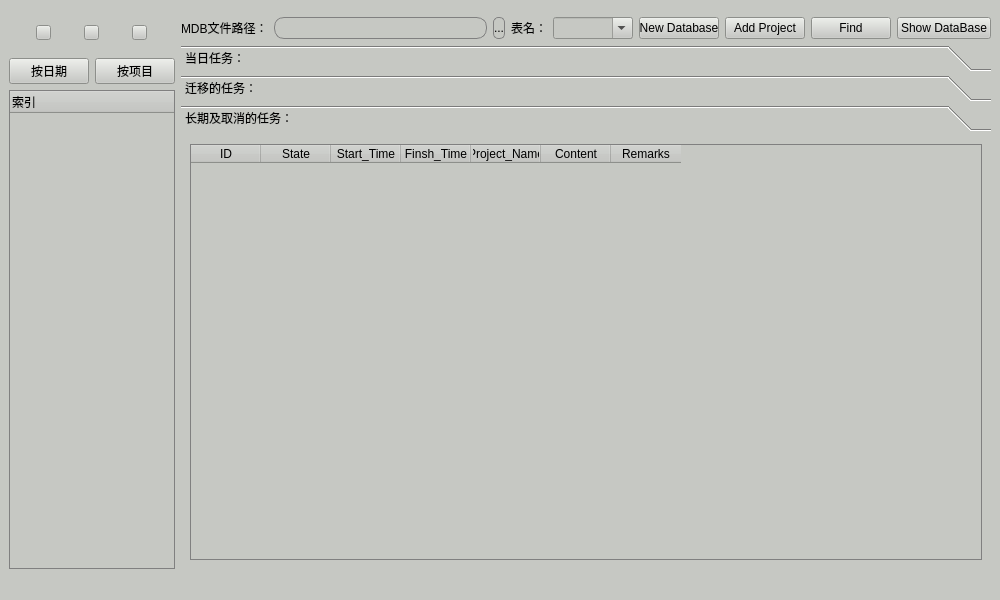
<?xml version="1.0" encoding="UTF-8"?>
<ui version="4.0">
 <class>MainWindow</class>
 <widget class="QMainWindow" name="MainWindow">
  <property name="geometry">
   <rect>
    <x>0</x>
    <y>0</y>
    <width>1000</width>
    <height>600</height>
   </rect>
  </property>
  <property name="minimumSize">
   <size>
    <width>800</width>
    <height>600</height>
   </size>
  </property>
  <property name="contextMenuPolicy">
   <enum>Qt::CustomContextMenu</enum>
  </property>
  <property name="windowTitle">
   <string>MainWindow</string>
  </property>
  <property name="autoFillBackground">
   <bool>false</bool>
  </property>
  <property name="styleSheet">
   <string notr="true">background-color: rgb(198, 200, 195);

</string>
  </property>
  <widget class="QWidget" name="centralwidget">
   <layout class="QGridLayout" name="gridLayout_7">
    <item row="0" column="0">
     <layout class="QHBoxLayout" name="horizontalLayout_5">
      <property name="topMargin">
       <number>8</number>
      </property>
      <item>
       <layout class="QGridLayout" name="gridLayout_5">
        <item row="0" column="0">
         <layout class="QGridLayout" name="gridLayout_6">
          <property name="topMargin">
           <number>8</number>
          </property>
          <property name="bottomMargin">
           <number>12</number>
          </property>
          <item row="0" column="0">
           <widget class="QPushButton" name="pushButton_3">
            <property name="maximumSize">
             <size>
              <width>15</width>
              <height>15</height>
             </size>
            </property>
            <property name="baseSize">
             <size>
              <width>0</width>
              <height>0</height>
             </size>
            </property>
            <property name="styleSheet">
             <string notr="true">background:#6DDF6D;
border-radius:5px;
hover{background:green;}</string>
            </property>
            <property name="text">
             <string/>
            </property>
           </widget>
          </item>
          <item row="0" column="1">
           <widget class="QPushButton" name="pushButton_4">
            <property name="maximumSize">
             <size>
              <width>15</width>
              <height>15</height>
             </size>
            </property>
            <property name="styleSheet">
             <string notr="true">background:#F7D674;
border-radius:5px;
hover{background:yellow;}</string>
            </property>
            <property name="text">
             <string/>
            </property>
           </widget>
          </item>
          <item row="0" column="2">
           <widget class="QPushButton" name="pushButton_2">
            <property name="maximumSize">
             <size>
              <width>15</width>
              <height>15</height>
             </size>
            </property>
            <property name="styleSheet">
             <string notr="true">background:#F76677;
border-radius:5px;
hover{background:red;}</string>
            </property>
            <property name="text">
             <string/>
            </property>
           </widget>
          </item>
         </layout>
        </item>
        <item row="1" column="0">
         <layout class="QHBoxLayout" name="horizontalLayout_3">
          <item>
           <widget class="QPushButton" name="pushButton_6">
            <property name="minimumSize">
             <size>
              <width>0</width>
              <height>20</height>
             </size>
            </property>
            <property name="styleSheet">
             <string notr="true"/>
            </property>
            <property name="text">
             <string>按日期</string>
            </property>
           </widget>
          </item>
          <item>
           <widget class="QPushButton" name="pushButton_7">
            <property name="minimumSize">
             <size>
              <width>0</width>
              <height>20</height>
             </size>
            </property>
            <property name="styleSheet">
             <string notr="true"/>
            </property>
            <property name="text">
             <string>按项目</string>
            </property>
           </widget>
          </item>
         </layout>
        </item>
        <item row="2" column="0">
         <widget class="QTreeWidget" name="treeWidget">
          <property name="sizePolicy">
           <sizepolicy hsizetype="Fixed" vsizetype="Expanding">
            <horstretch>0</horstretch>
            <verstretch>0</verstretch>
           </sizepolicy>
          </property>
          <property name="minimumSize">
           <size>
            <width>100</width>
            <height>300</height>
           </size>
          </property>
          <property name="maximumSize">
           <size>
            <width>240</width>
            <height>16777215</height>
           </size>
          </property>
          <property name="baseSize">
           <size>
            <width>150</width>
            <height>0</height>
           </size>
          </property>
          <property name="contextMenuPolicy">
           <enum>Qt::CustomContextMenu</enum>
          </property>
          <property name="styleSheet">
           <string notr="true">QTreeWidget{border:1px solid gray;}
QHeaderView::section{background:rgb(198, 200, 195);}</string>
          </property>
          <column>
           <property name="text">
            <string notr="true">索引</string>
           </property>
          </column>
         </widget>
        </item>
       </layout>
      </item>
      <item>
       <layout class="QVBoxLayout" name="verticalLayout_2">
        <item>
         <layout class="QHBoxLayout" name="horizontalLayout">
          <item>
           <widget class="QLabel" name="label_mdb_path">
            <property name="text">
             <string>MDB文件路径：</string>
            </property>
           </widget>
          </item>
          <item>
           <widget class="QLineEdit" name="lineEdit_mdb_path">
            <property name="focusPolicy">
             <enum>Qt::StrongFocus</enum>
            </property>
            <property name="styleSheet">
             <string notr="true">border:1px solid gray;

        width:300px;
        border-radius:10px;
        padding:2px 4px;	</string>
            </property>
            <property name="text">
             <string/>
            </property>
            <property name="echoMode">
             <enum>QLineEdit::Normal</enum>
            </property>
           </widget>
          </item>
          <item>
           <widget class="QPushButton" name="pushButton">
            <property name="maximumSize">
             <size>
              <width>25</width>
              <height>25</height>
             </size>
            </property>
            <property name="styleSheet">
             <string notr="true">border:1px solid gray;
border-radius:5px;</string>
            </property>
            <property name="text">
             <string>...</string>
            </property>
           </widget>
          </item>
          <item>
           <widget class="QLabel" name="label_4">
            <property name="text">
             <string>表名：</string>
            </property>
           </widget>
          </item>
          <item>
           <widget class="QComboBox" name="comboBox">
            <property name="enabled">
             <bool>true</bool>
            </property>
            <property name="sizePolicy">
             <sizepolicy hsizetype="Preferred" vsizetype="Preferred">
              <horstretch>0</horstretch>
              <verstretch>0</verstretch>
             </sizepolicy>
            </property>
            <property name="minimumSize">
             <size>
              <width>80</width>
              <height>0</height>
             </size>
            </property>
            <property name="styleSheet">
             <string notr="true"/>
            </property>
            <property name="editable">
             <bool>true</bool>
            </property>
           </widget>
          </item>
          <item>
           <widget class="QPushButton" name="pushButton_5">
            <property name="maximumSize">
             <size>
              <width>80</width>
              <height>80</height>
             </size>
            </property>
            <property name="styleSheet">
             <string notr="true"/>
            </property>
            <property name="text">
             <string>New Database</string>
            </property>
           </widget>
          </item>
          <item>
           <widget class="QPushButton" name="pushButton_8">
            <property name="minimumSize">
             <size>
              <width>0</width>
              <height>0</height>
             </size>
            </property>
            <property name="maximumSize">
             <size>
              <width>80</width>
              <height>80</height>
             </size>
            </property>
            <property name="styleSheet">
             <string notr="true"/>
            </property>
            <property name="text">
             <string>Add Project</string>
            </property>
           </widget>
          </item>
          <item>
           <widget class="QPushButton" name="pushButton_9">
            <property name="maximumSize">
             <size>
              <width>80</width>
              <height>80</height>
             </size>
            </property>
            <property name="styleSheet">
             <string notr="true"/>
            </property>
            <property name="text">
             <string>Find</string>
            </property>
           </widget>
          </item>
          <item>
           <widget class="QPushButton" name="pushButton_10">
            <property name="text">
             <string>Show DataBase</string>
            </property>
           </widget>
          </item>
         </layout>
        </item>
        <item>
         <layout class="QHBoxLayout" name="horizontalLayout_4">
          <item>
           <widget class="QToolBox" name="toolBox">
            <property name="frameShadow">
             <enum>QFrame::Plain</enum>
            </property>
            <property name="currentIndex">
             <number>2</number>
            </property>
            <property name="tabSpacing">
             <number>4</number>
            </property>
            <widget class="QWidget" name="page_1">
             <property name="geometry">
              <rect>
               <x>0</x>
               <y>0</y>
               <width>98</width>
               <height>89</height>
              </rect>
             </property>
             <attribute name="label">
              <string>当日任务：</string>
             </attribute>
             <layout class="QGridLayout" name="gridLayout">
              <item row="0" column="0">
               <widget class="QTableWidget" name="tableWidget1">
                <property name="contextMenuPolicy">
                 <enum>Qt::CustomContextMenu</enum>
                </property>
                <property name="autoFillBackground">
                 <bool>false</bool>
                </property>
                <property name="styleSheet">
                 <string notr="true">QHeaderView::section{background:rgb(198, 200, 195);}
QTableWidget{border:1px solid gray;}</string>
                </property>
                <property name="frameShadow">
                 <enum>QFrame::Raised</enum>
                </property>
                <property name="sizeAdjustPolicy">
                 <enum>QAbstractScrollArea::AdjustToContents</enum>
                </property>
                <property name="sortingEnabled">
                 <bool>true</bool>
                </property>
                <property name="columnCount">
                 <number>7</number>
                </property>
                <attribute name="horizontalHeaderDefaultSectionSize">
                 <number>70</number>
                </attribute>
                <column>
                 <property name="text">
                  <string>ID</string>
                 </property>
                </column>
                <column>
                 <property name="text">
                  <string>State</string>
                 </property>
                </column>
                <column>
                 <property name="text">
                  <string>Start_Time</string>
                 </property>
                </column>
                <column>
                 <property name="text">
                  <string>Finsh_Time</string>
                 </property>
                </column>
                <column>
                 <property name="text">
                  <string>Project_Name</string>
                 </property>
                </column>
                <column>
                 <property name="text">
                  <string>Content</string>
                 </property>
                </column>
                <column>
                 <property name="text">
                  <string>Remarks</string>
                 </property>
                </column>
               </widget>
              </item>
             </layout>
            </widget>
            <widget class="QWidget" name="page_2">
             <property name="geometry">
              <rect>
               <x>0</x>
               <y>0</y>
               <width>98</width>
               <height>89</height>
              </rect>
             </property>
             <attribute name="label">
              <string>迁移的任务：</string>
             </attribute>
             <layout class="QGridLayout" name="gridLayout_2">
              <item row="0" column="0">
               <widget class="QTableWidget" name="tableWidget2">
                <property name="contextMenuPolicy">
                 <enum>Qt::CustomContextMenu</enum>
                </property>
                <property name="styleSheet">
                 <string notr="true">QHeaderView::section{background:rgb(198, 200, 195);}
QTableWidget{border:1px solid gray;}</string>
                </property>
                <property name="frameShadow">
                 <enum>QFrame::Raised</enum>
                </property>
                <property name="sizeAdjustPolicy">
                 <enum>QAbstractScrollArea::AdjustToContents</enum>
                </property>
                <property name="sortingEnabled">
                 <bool>true</bool>
                </property>
                <property name="columnCount">
                 <number>7</number>
                </property>
                <attribute name="horizontalHeaderDefaultSectionSize">
                 <number>70</number>
                </attribute>
                <column>
                 <property name="text">
                  <string>ID</string>
                 </property>
                </column>
                <column>
                 <property name="text">
                  <string>State</string>
                 </property>
                </column>
                <column>
                 <property name="text">
                  <string>Start_Time</string>
                 </property>
                </column>
                <column>
                 <property name="text">
                  <string>Finsh_Time</string>
                 </property>
                </column>
                <column>
                 <property name="text">
                  <string>Project_Name</string>
                 </property>
                </column>
                <column>
                 <property name="text">
                  <string>Content</string>
                 </property>
                </column>
                <column>
                 <property name="text">
                  <string>Remarks</string>
                 </property>
                </column>
               </widget>
              </item>
             </layout>
            </widget>
            <widget class="QWidget" name="page_3">
             <property name="geometry">
              <rect>
               <x>0</x>
               <y>0</y>
               <width>810</width>
               <height>424</height>
              </rect>
             </property>
             <attribute name="label">
              <string>长期及取消的任务：</string>
             </attribute>
             <layout class="QGridLayout" name="gridLayout_3">
              <item row="0" column="0">
               <widget class="QTableWidget" name="tableWidget3">
                <property name="sizePolicy">
                 <sizepolicy hsizetype="Expanding" vsizetype="Expanding">
                  <horstretch>0</horstretch>
                  <verstretch>0</verstretch>
                 </sizepolicy>
                </property>
                <property name="minimumSize">
                 <size>
                  <width>0</width>
                  <height>0</height>
                 </size>
                </property>
                <property name="baseSize">
                 <size>
                  <width>0</width>
                  <height>0</height>
                 </size>
                </property>
                <property name="contextMenuPolicy">
                 <enum>Qt::CustomContextMenu</enum>
                </property>
                <property name="styleSheet">
                 <string notr="true">QHeaderView::section{background:rgb(198, 200, 195);}
QTableWidget{border:1px solid gray;}</string>
                </property>
                <property name="frameShadow">
                 <enum>QFrame::Raised</enum>
                </property>
                <property name="sizeAdjustPolicy">
                 <enum>QAbstractScrollArea::AdjustToContents</enum>
                </property>
                <property name="sortingEnabled">
                 <bool>true</bool>
                </property>
                <property name="columnCount">
                 <number>7</number>
                </property>
                <attribute name="horizontalHeaderDefaultSectionSize">
                 <number>70</number>
                </attribute>
                <column>
                 <property name="text">
                  <string>ID</string>
                 </property>
                </column>
                <column>
                 <property name="text">
                  <string>State</string>
                 </property>
                </column>
                <column>
                 <property name="text">
                  <string>Start_Time</string>
                 </property>
                </column>
                <column>
                 <property name="text">
                  <string>Finsh_Time</string>
                 </property>
                </column>
                <column>
                 <property name="text">
                  <string>Project_Name</string>
                 </property>
                </column>
                <column>
                 <property name="text">
                  <string>Content</string>
                 </property>
                </column>
                <column>
                 <property name="text">
                  <string>Remarks</string>
                 </property>
                </column>
               </widget>
              </item>
             </layout>
            </widget>
           </widget>
          </item>
         </layout>
        </item>
       </layout>
      </item>
     </layout>
    </item>
   </layout>
  </widget>
  <widget class="QMenuBar" name="menubar">
   <property name="geometry">
    <rect>
     <x>0</x>
     <y>0</y>
     <width>1000</width>
     <height>22</height>
    </rect>
   </property>
  </widget>
  <widget class="QStatusBar" name="statusbar"/>
 </widget>
 <tabstops>
  <tabstop>pushButton_3</tabstop>
  <tabstop>pushButton_4</tabstop>
  <tabstop>pushButton_2</tabstop>
  <tabstop>lineEdit_mdb_path</tabstop>
  <tabstop>comboBox</tabstop>
  <tabstop>pushButton_5</tabstop>
  <tabstop>treeWidget</tabstop>
 </tabstops>
 <resources/>
 <connections>
  <connection>
   <sender>pushButton</sender>
   <signal>clicked()</signal>
   <receiver>MainWindow</receiver>
   <slot>choose_mdb()</slot>
   <hints>
    <hint type="sourcelabel">
     <x>622</x>
     <y>63</y>
    </hint>
    <hint type="destinationlabel">
     <x>782</x>
     <y>26</y>
    </hint>
   </hints>
  </connection>
  <connection>
   <sender>treeWidget</sender>
   <signal>clicked(QModelIndex)</signal>
   <receiver>MainWindow</receiver>
   <slot>tree_item_click()</slot>
   <hints>
    <hint type="sourcelabel">
     <x>145</x>
     <y>476</y>
    </hint>
    <hint type="destinationlabel">
     <x>112</x>
     <y>477</y>
    </hint>
   </hints>
  </connection>
  <connection>
   <sender>tableWidget1</sender>
   <signal>itemChanged(QTableWidgetItem*)</signal>
   <receiver>MainWindow</receiver>
   <slot>modify()</slot>
   <hints>
    <hint type="sourcelabel">
     <x>348</x>
     <y>155</y>
    </hint>
    <hint type="destinationlabel">
     <x>437</x>
     <y>448</y>
    </hint>
   </hints>
  </connection>
  <connection>
   <sender>tableWidget1</sender>
   <signal>itemClicked(QTableWidgetItem*)</signal>
   <receiver>MainWindow</receiver>
   <slot>showTips()</slot>
   <hints>
    <hint type="sourcelabel">
     <x>348</x>
     <y>155</y>
    </hint>
    <hint type="destinationlabel">
     <x>439</x>
     <y>405</y>
    </hint>
   </hints>
  </connection>
  <connection>
   <sender>tableWidget2</sender>
   <signal>itemChanged(QTableWidgetItem*)</signal>
   <receiver>MainWindow</receiver>
   <slot>modify()</slot>
   <hints>
    <hint type="sourcelabel">
     <x>339</x>
     <y>151</y>
    </hint>
    <hint type="destinationlabel">
     <x>329</x>
     <y>337</y>
    </hint>
   </hints>
  </connection>
  <connection>
   <sender>tableWidget2</sender>
   <signal>itemClicked(QTableWidgetItem*)</signal>
   <receiver>MainWindow</receiver>
   <slot>showTips()</slot>
   <hints>
    <hint type="sourcelabel">
     <x>339</x>
     <y>151</y>
    </hint>
    <hint type="destinationlabel">
     <x>338</x>
     <y>203</y>
    </hint>
   </hints>
  </connection>
  <connection>
   <sender>tableWidget3</sender>
   <signal>itemClicked(QTableWidgetItem*)</signal>
   <receiver>MainWindow</receiver>
   <slot>showTips()</slot>
   <hints>
    <hint type="sourcelabel">
     <x>348</x>
     <y>155</y>
    </hint>
    <hint type="destinationlabel">
     <x>899</x>
     <y>273</y>
    </hint>
   </hints>
  </connection>
  <connection>
   <sender>tableWidget3</sender>
   <signal>itemChanged(QTableWidgetItem*)</signal>
   <receiver>MainWindow</receiver>
   <slot>modify()</slot>
   <hints>
    <hint type="sourcelabel">
     <x>348</x>
     <y>155</y>
    </hint>
    <hint type="destinationlabel">
     <x>700</x>
     <y>69</y>
    </hint>
   </hints>
  </connection>
  <connection>
   <sender>pushButton_3</sender>
   <signal>clicked()</signal>
   <receiver>MainWindow</receiver>
   <slot>minimize()</slot>
   <hints>
    <hint type="sourcelabel">
     <x>57</x>
     <y>59</y>
    </hint>
    <hint type="destinationlabel">
     <x>50</x>
     <y>34</y>
    </hint>
   </hints>
  </connection>
  <connection>
   <sender>pushButton_4</sender>
   <signal>clicked()</signal>
   <receiver>MainWindow</receiver>
   <slot>maximize()</slot>
   <hints>
    <hint type="sourcelabel">
     <x>109</x>
     <y>59</y>
    </hint>
    <hint type="destinationlabel">
     <x>96</x>
     <y>15</y>
    </hint>
   </hints>
  </connection>
  <connection>
   <sender>pushButton_5</sender>
   <signal>clicked()</signal>
   <receiver>MainWindow</receiver>
   <slot>createMDB()</slot>
   <hints>
    <hint type="sourcelabel">
     <x>800</x>
     <y>63</y>
    </hint>
    <hint type="destinationlabel">
     <x>948</x>
     <y>19</y>
    </hint>
   </hints>
  </connection>
  <connection>
   <sender>pushButton_6</sender>
   <signal>clicked()</signal>
   <receiver>MainWindow</receiver>
   <slot>drawTreeByDate()</slot>
   <hints>
    <hint type="sourcelabel">
     <x>80</x>
     <y>91</y>
    </hint>
    <hint type="destinationlabel">
     <x>73</x>
     <y>140</y>
    </hint>
   </hints>
  </connection>
  <connection>
   <sender>pushButton_7</sender>
   <signal>clicked()</signal>
   <receiver>MainWindow</receiver>
   <slot>drawTreeByName()</slot>
   <hints>
    <hint type="sourcelabel">
     <x>171</x>
     <y>91</y>
    </hint>
    <hint type="destinationlabel">
     <x>165</x>
     <y>170</y>
    </hint>
   </hints>
  </connection>
  <connection>
   <sender>tableWidget1</sender>
   <signal>customContextMenuRequested(QPoint)</signal>
   <receiver>MainWindow</receiver>
   <slot>tableMenu()</slot>
   <hints>
    <hint type="sourcelabel">
     <x>437</x>
     <y>252</y>
    </hint>
    <hint type="destinationlabel">
     <x>763</x>
     <y>179</y>
    </hint>
   </hints>
  </connection>
  <connection>
   <sender>tableWidget2</sender>
   <signal>customContextMenuRequested(QPoint)</signal>
   <receiver>MainWindow</receiver>
   <slot>tableMenu()</slot>
   <hints>
    <hint type="sourcelabel">
     <x>339</x>
     <y>151</y>
    </hint>
    <hint type="destinationlabel">
     <x>766</x>
     <y>248</y>
    </hint>
   </hints>
  </connection>
  <connection>
   <sender>tableWidget3</sender>
   <signal>customContextMenuRequested(QPoint)</signal>
   <receiver>MainWindow</receiver>
   <slot>tableMenu()</slot>
   <hints>
    <hint type="sourcelabel">
     <x>348</x>
     <y>155</y>
    </hint>
    <hint type="destinationlabel">
     <x>601</x>
     <y>232</y>
    </hint>
   </hints>
  </connection>
  <connection>
   <sender>treeWidget</sender>
   <signal>customContextMenuRequested(QPoint)</signal>
   <receiver>MainWindow</receiver>
   <slot>treeMenu()</slot>
   <hints>
    <hint type="sourcelabel">
     <x>172</x>
     <y>251</y>
    </hint>
    <hint type="destinationlabel">
     <x>198</x>
     <y>212</y>
    </hint>
   </hints>
  </connection>
  <connection>
   <sender>pushButton_2</sender>
   <signal>clicked()</signal>
   <receiver>MainWindow</receiver>
   <slot>closewindow()</slot>
   <hints>
    <hint type="sourcelabel">
     <x>161</x>
     <y>59</y>
    </hint>
    <hint type="destinationlabel">
     <x>216</x>
     <y>28</y>
    </hint>
   </hints>
  </connection>
  <connection>
   <sender>pushButton_8</sender>
   <signal>clicked()</signal>
   <receiver>MainWindow</receiver>
   <slot>addProject()</slot>
   <hints>
    <hint type="sourcelabel">
     <x>874</x>
     <y>63</y>
    </hint>
    <hint type="destinationlabel">
     <x>979</x>
     <y>28</y>
    </hint>
   </hints>
  </connection>
  <connection>
   <sender>pushButton_9</sender>
   <signal>clicked()</signal>
   <receiver>MainWindow</receiver>
   <slot>open_find_item()</slot>
   <hints>
    <hint type="sourcelabel">
     <x>906</x>
     <y>63</y>
    </hint>
    <hint type="destinationlabel">
     <x>971</x>
     <y>124</y>
    </hint>
   </hints>
  </connection>
  <connection>
   <sender>tableWidget1</sender>
   <signal>itemDoubleClicked(QTableWidgetItem*)</signal>
   <receiver>MainWindow</receiver>
   <slot>open_find_item()</slot>
   <hints>
    <hint type="sourcelabel">
     <x>863</x>
     <y>272</y>
    </hint>
    <hint type="destinationlabel">
     <x>989</x>
     <y>253</y>
    </hint>
   </hints>
  </connection>
  <connection>
   <sender>tableWidget2</sender>
   <signal>itemDoubleClicked(QTableWidgetItem*)</signal>
   <receiver>MainWindow</receiver>
   <slot>open_find_item()</slot>
   <hints>
    <hint type="sourcelabel">
     <x>895</x>
     <y>365</y>
    </hint>
    <hint type="destinationlabel">
     <x>988</x>
     <y>348</y>
    </hint>
   </hints>
  </connection>
  <connection>
   <sender>tableWidget3</sender>
   <signal>itemDoubleClicked(QTableWidgetItem*)</signal>
   <receiver>MainWindow</receiver>
   <slot>open_find_item()</slot>
   <hints>
    <hint type="sourcelabel">
     <x>877</x>
     <y>459</y>
    </hint>
    <hint type="destinationlabel">
     <x>991</x>
     <y>449</y>
    </hint>
   </hints>
  </connection>
  <connection>
   <sender>treeWidget</sender>
   <signal>itemDoubleClicked(QTreeWidgetItem*,int)</signal>
   <receiver>MainWindow</receiver>
   <slot>addProject()</slot>
   <hints>
    <hint type="sourcelabel">
     <x>146</x>
     <y>527</y>
    </hint>
    <hint type="destinationlabel">
     <x>245</x>
     <y>579</y>
    </hint>
   </hints>
  </connection>
  <connection>
   <sender>pushButton_10</sender>
   <signal>clicked()</signal>
   <receiver>MainWindow</receiver>
   <slot>show_base_info()</slot>
   <hints>
    <hint type="sourcelabel">
     <x>969</x>
     <y>56</y>
    </hint>
    <hint type="destinationlabel">
     <x>994</x>
     <y>80</y>
    </hint>
   </hints>
  </connection>
 </connections>
 <slots>
  <slot>login()</slot>
  <slot>choose_mdb()</slot>
  <slot>new()</slot>
  <slot>save()</slot>
  <slot>pwd_hide()</slot>
  <slot>tree_item_click()</slot>
  <slot>modify()</slot>
  <slot>showTips()</slot>
  <slot>newRow()</slot>
  <slot>quit()</slot>
  <slot>minimize()</slot>
  <slot>maximize()</slot>
  <slot>createMDB()</slot>
  <slot>openEdit()</slot>
  <slot>drawTreeByDate()</slot>
  <slot>drawTreeByName()</slot>
  <slot>resize()</slot>
  <slot>addRemark()</slot>
  <slot>saveRemarks()</slot>
  <slot>print_clicked()</slot>
  <slot>export()</slot>
  <slot>tableMenu()</slot>
  <slot>treeMenu()</slot>
  <slot>closewindow()</slot>
  <slot>addProject()</slot>
  <slot>open_find_item()</slot>
  <slot>show_base_info()</slot>
 </slots>
</ui>
